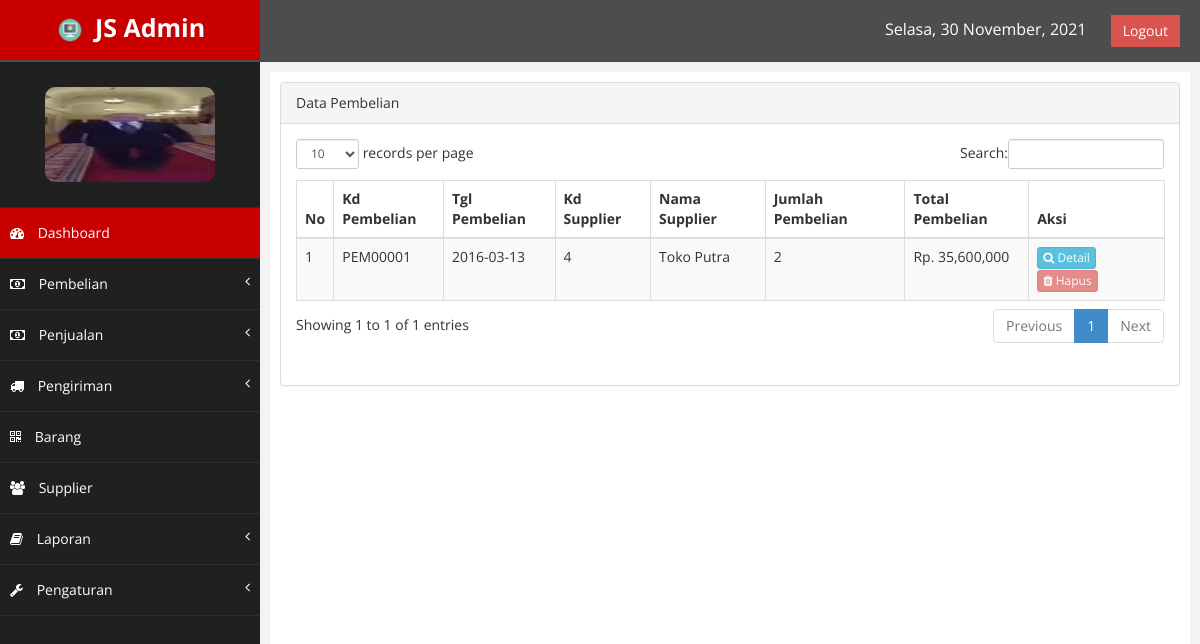
Page /index.php?page=pembelian (signed in) on the earlier database version.
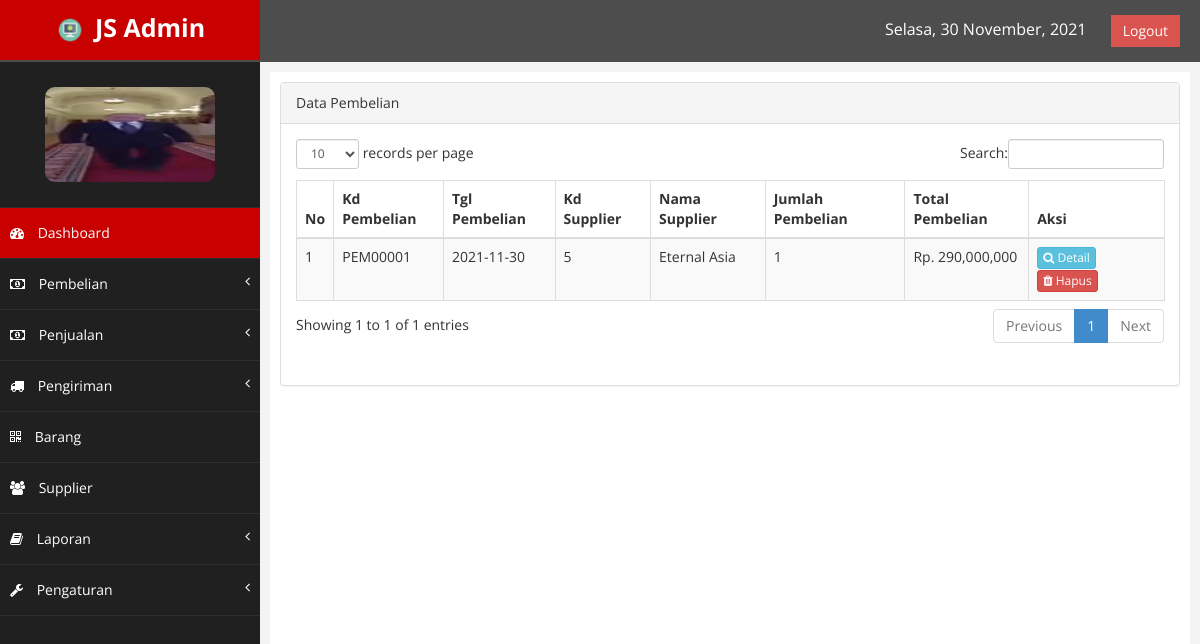
Same page on the later database version.
### tables this page shows
CREATE TABLE IF NOT EXISTS `pembelian` (
  `kd_pembelian` char(8) NOT NULL,
  `tgl_pembelian` date NOT NULL,
  `kd_admin` int(6) NOT NULL,
  `kd_supplier` int(6) NOT NULL,
  `total_pembelian` double NOT NULL,
  PRIMARY KEY (`kd_pembelian`),
  KEY `kd_admin` (`kd_admin`),
  KEY `kd_supplier` (`kd_supplier`)
);

CREATE TABLE IF NOT EXISTS `supplier` (
  `kd_supplier` int(6) NOT NULL AUTO_INCREMENT,
  `nama_supplier` varchar(60) NOT NULL,
  `alamat` varchar(60) NOT NULL,
  PRIMARY KEY (`kd_supplier`)
);

### class/class.php (called while the page is built, shortened)
<?php
	class Pembelian{
		public function tampil_pembelian(){
			$qry = mysql_query("SELECT * FROM pembelian p JOIN supplier s ON p.kd_supplier=s.kd_supplier ORDER BY kd_pembelian DESC");
			while ($pecah = mysql_fetch_array($qry)) {
				$data[]=$pecah;
			}
			$cek = mysql_num_rows($qry);
			if ($cek > 0) {
				return $data;
			}else{
				error_reporting(0);
			}
		}
		public function hitung_item_pembelian($kdpembelian){
			$qry = mysql_query("SELECT count(*) as jumlah FROM d_pembelian WHERE kd_pembelian = '$kdpembelian'");
			$pecah = mysql_fetch_array($qry);
			return $pecah;
		}
		public function cek_hapuspembelian($kd){
			$qry = mysql_query("SELECT * FROM barang_pembelian WHERE kd_pembelian = '$kd' AND status ='0'");
			$hitung = mysql_num_rows($qry);
			if ($hitung > 0) {
				return false;
			}
			else{
				return true;
			}
		}
	}
	$pembelian = new Pembelian();
?>

### pembelian.php (the view, shortened to what this page needs)
<div class="row">
    <div class="col-md-12">
        <div class="panel panel-default">
            <div class="panel-heading">
                Data Pembelian
            </div>
            <div class="panel-body">
                <div class="table">
                    <table class="table table-striped table-bordered table-hover" id="tabelku">
                        <thead>
                            <tr>
                                <th>No</th>
                                <th>Kd Pembelian</th>
                                <th>Tgl Pembelian</th>
                                <th>Kd Supplier</th>
                                <th>Nama Supplier</th>
                                <th>Jumlah Pembelian</th>
                                <th>Total Pembelian</th>
                                <th>Aksi</th>
                            </tr>
                        </thead>
                        <tbody>
                            <?php
                                $pem = $pembelian->tampil_pembelian();
                                foreach ($pem as $index => $data) {
                                    $jumlahb = $pembelian->hitung_item_pembelian($data['kd_pembelian']);
                            ?>
                            <tr class="odd gradeX">
                                <td><?php echo $index + 1; ?></td>
                                <td><?php echo $data['kd_pembelian']; ?></td>
                                <td><?php echo $data['tgl_pembelian']; ?></td>
                                <td><?php echo $data['kd_supplier']; ?></td>
                                <td><?php echo $data['nama_supplier']; ?></td>
                                <td><?php echo $jumlahb['jumlah']; ?></td>
                                <td>Rp. <?php echo number_format($data['total_pembelian']); ?></td>
                                <td>
                                    <a href="nota/cetakdetailpembelian.php?kdpembelian=<?php echo $data['kd_pembelian']; ?>" target="_BLANK" class="btn btn-info btn-xs"><i class="fa fa-search"></i> Detail</a>
                                    <?php
                                    $cek = $pembelian->cek_hapuspembelian($data['kd_pembelian']);
                                    if ($cek === true): ?>
                                    <a href="index.php?page=pembelian&hapus=<?php echo $data['kd_pembelian']; ?>" class="btn btn-danger btn-xs" id="alertHapus"><i class="fa fa-trash"></i> Hapus</a>
                                    <?php endif ?>
                                    <?php if ($cek === false): ?>
                                    <a href="index.php?page=pembelian&hapus=<?php echo $data['kd_pembelian']; ?>" class="btn btn-danger btn-xs" id="alertHapus" disabled="disabled"><i class="fa fa-trash"></i> Hapus</a>
                                    <?php endif ?>
                                </td>
                            </tr>
                            <?php } ?>
                        </tbody>
                    </table>
                </div>
            </div>
        </div>
    </div>
</div>

Differences in the rows shown:
changed pembelian "PEM00001": tgl_pembelian "2016-03-13" → "2021-11-30"; kd_supplier.kd_supplier "4" → "5"; kd_supplier.nama_supplier "Toko Putra" → "Eternal Asia"; jumlah "2" → "1"; total_pembelian "35,600,000" → "290,000,000"
